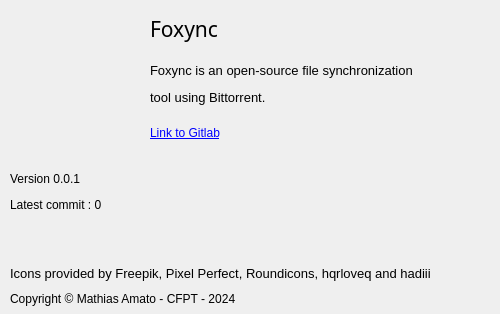
<?xml version="1.0" encoding="UTF-8"?>
<ui version="4.0">
 <class>about_window</class>
 <widget class="QDialog" name="about_window">
  <property name="geometry">
   <rect>
    <x>0</x>
    <y>0</y>
    <width>500</width>
    <height>314</height>
   </rect>
  </property>
  <property name="windowTitle">
   <string>Foxync - About</string>
  </property>
  <widget class="QLabel" name="label">
   <property name="geometry">
    <rect>
     <x>150</x>
     <y>14</y>
     <width>81</width>
     <height>31</height>
    </rect>
   </property>
   <property name="font">
    <font>
     <family>Noto Sans</family>
     <pointsize>16</pointsize>
     <weight>75</weight>
     <italic>false</italic>
     <bold>true</bold>
    </font>
   </property>
   <property name="text">
    <string>&lt;html&gt;&lt;head/&gt;&lt;body&gt;&lt;p&gt;&lt;span style=&quot; font-weight:400;&quot;&gt;Foxync&lt;/span&gt;&lt;/p&gt;&lt;/body&gt;&lt;/html&gt;</string>
   </property>
  </widget>
  <widget class="QLabel" name="label_2">
   <property name="geometry">
    <rect>
     <x>10</x>
     <y>290</y>
     <width>261</width>
     <height>18</height>
    </rect>
   </property>
   <property name="text">
    <string>Copyright © Mathias Amato - CFPT - 2024</string>
   </property>
  </widget>
  <widget class="QLabel" name="label_3">
   <property name="geometry">
    <rect>
     <x>3</x>
     <y>7</y>
     <width>141</width>
     <height>141</height>
    </rect>
   </property>
   <property name="font">
    <font>
     <family>Noto Sans</family>
     <pointsize>16</pointsize>
     <weight>75</weight>
     <italic>false</italic>
     <bold>true</bold>
    </font>
   </property>
   <property name="text">
    <string/>
   </property>
   <property name="pixmap">
    <pixmap>../medias/logo-foxync_no_background.png</pixmap>
   </property>
   <property name="scaledContents">
    <bool>true</bool>
   </property>
  </widget>
  <widget class="QLabel" name="label_version">
   <property name="geometry">
    <rect>
     <x>10</x>
     <y>170</y>
     <width>91</width>
     <height>18</height>
    </rect>
   </property>
   <property name="text">
    <string>Version 0.0.1</string>
   </property>
  </widget>
  <widget class="QLabel" name="label_5">
   <property name="geometry">
    <rect>
     <x>150</x>
     <y>44</y>
     <width>341</width>
     <height>81</height>
    </rect>
   </property>
   <property name="font">
    <font>
     <pointsize>10</pointsize>
    </font>
   </property>
   <property name="styleSheet">
    <string notr="true"/>
   </property>
   <property name="frameShape">
    <enum>QFrame::NoFrame</enum>
   </property>
   <property name="text">
    <string>&lt;!DOCTYPE HTML PUBLIC &quot;-//W3C//DTD HTML 4.0//EN&quot; &quot;http://www.w3.org/TR/REC-html40/strict.dtd&quot;&gt;
&lt;html&gt;&lt;head&gt;&lt;meta name=&quot;qrichtext&quot; content=&quot;1&quot; /&gt;&lt;style type=&quot;text/css&quot;&gt;
p, li { white-space: pre-wrap; }
&lt;/style&gt;&lt;/head&gt;&lt;body style=&quot; font-family:'Noto Sans'; font-size:10pt; font-weight:400; font-style:normal;&quot;&gt;
&lt;p style=&quot; margin-top:12px; margin-bottom:12px; margin-left:0px; margin-right:0px; -qt-block-indent:0; text-indent:0px;&quot;&gt;Foxync is an open-source file synchronization &lt;/p&gt;
&lt;p style=&quot; margin-top:12px; margin-bottom:12px; margin-left:0px; margin-right:0px; -qt-block-indent:0; text-indent:0px;&quot;&gt;tool using Bittorrent.&lt;/p&gt;&lt;/body&gt;&lt;/html&gt;</string>
   </property>
   <property name="textFormat">
    <enum>Qt::AutoText</enum>
   </property>
   <property name="scaledContents">
    <bool>false</bool>
   </property>
  </widget>
  <widget class="QLabel" name="label_6">
   <property name="geometry">
    <rect>
     <x>150</x>
     <y>124</y>
     <width>91</width>
     <height>18</height>
    </rect>
   </property>
   <property name="text">
    <string>&lt;html&gt;&lt;head/&gt;&lt;body&gt;&lt;p&gt;&lt;a href=&quot;https://gitlab.ictge.ch/mathias-amt/foxync&quot;&gt;Link to Gitlab&lt;/a&gt;&lt;/p&gt;&lt;/body&gt;&lt;/html&gt;</string>
   </property>
   <property name="openExternalLinks">
    <bool>true</bool>
   </property>
  </widget>
  <widget class="QLabel" name="label_commit">
   <property name="geometry">
    <rect>
     <x>10</x>
     <y>200</y>
     <width>491</width>
     <height>10</height>
    </rect>
   </property>
   <property name="text">
    <string>Latest commit : 0</string>
   </property>
  </widget>
  <widget class="QLabel" name="label_7">
   <property name="geometry">
    <rect>
     <x>10</x>
     <y>263</y>
     <width>451</width>
     <height>21</height>
    </rect>
   </property>
   <property name="font">
    <font>
     <pointsize>10</pointsize>
    </font>
   </property>
   <property name="layoutDirection">
    <enum>Qt::LeftToRight</enum>
   </property>
   <property name="styleSheet">
    <string notr="true"/>
   </property>
   <property name="frameShape">
    <enum>QFrame::NoFrame</enum>
   </property>
   <property name="text">
    <string>&lt;html&gt;&lt;head/&gt;&lt;body&gt;&lt;p&gt;Icons provided by Freepik, Pixel Perfect, Roundicons, hqrloveq and hadiii&lt;/p&gt;&lt;/body&gt;&lt;/html&gt;</string>
   </property>
   <property name="textFormat">
    <enum>Qt::AutoText</enum>
   </property>
   <property name="scaledContents">
    <bool>false</bool>
   </property>
  </widget>
 </widget>
 <resources/>
 <connections/>
</ui>
